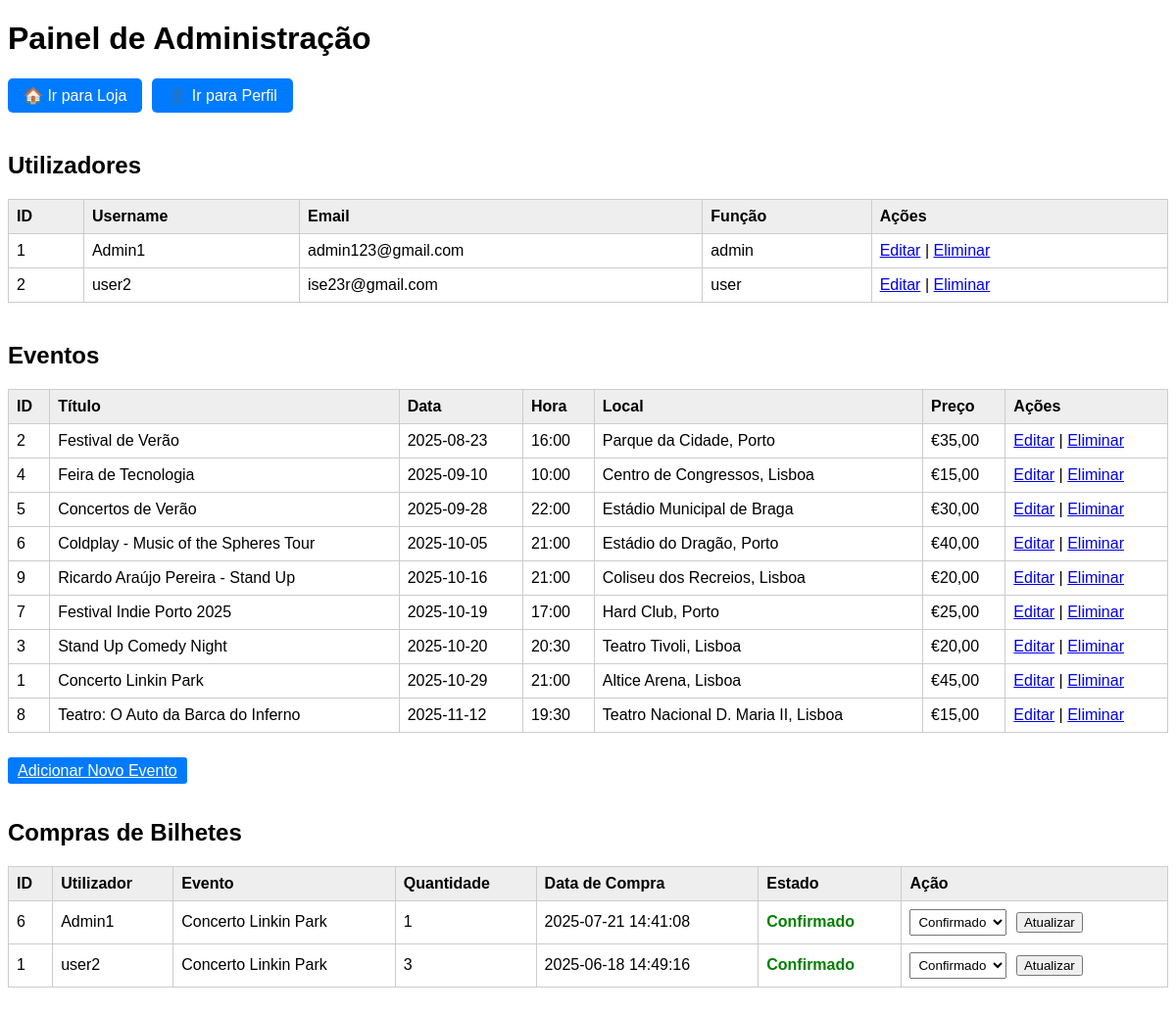
/admin/admin.php (signed in), run on the app's committed database.
### tables this page shows
CREATE TABLE `users` (
  `id` int(11) NOT NULL,
  `username` varchar(100) DEFAULT NULL,
  `email` varchar(100) DEFAULT NULL,
  `password` varchar(255) DEFAULT NULL,
  `role` enum('user','admin') DEFAULT 'user'
);

CREATE TABLE `events` (
  `id` int(11) NOT NULL,
  `titulo` varchar(150) DEFAULT NULL,
  `descricao` text,
  `data` date DEFAULT NULL,
  `hora` time DEFAULT NULL,
  `local` varchar(150) DEFAULT NULL,
  `preco` decimal(10,2) DEFAULT NULL,
  `imagem` varchar(255) DEFAULT NULL,
  `stock` int(11) NOT NULL
);

CREATE TABLE `purchases` (
  `id` int(11) NOT NULL,
  `user_id` int(11) DEFAULT NULL,
  `event_id` int(11) DEFAULT NULL,
  `quantidade` int(11) DEFAULT NULL,
  `data_compra` datetime DEFAULT NULL,
  `estado` enum('Pendente','Confirmado','Cancelado') DEFAULT 'Pendente'
);

### admin/admin.php (the view, shortened to what this page needs)
<?php
include '../config.php';
function fetchUsers($conn) {
    return $conn->query("SELECT * FROM users");
}
function fetchEvents($conn) {
    return $conn->query("SELECT * FROM events ORDER BY data ASC, hora ASC");
}
function fetchPurchases($conn) {
    $sql = "SELECT purchases.id, users.username, events.titulo, purchases.quantidade, purchases.data_compra, purchases.estado
            FROM purchases
            JOIN users ON purchases.user_id = users.id
            JOIN events ON purchases.event_id = events.id
            ORDER BY purchases.data_compra DESC";
    return $conn->query($sql);
}
?>
<!DOCTYPE html>
<html lang="pt">
<head>
    <link rel="stylesheet" href="../css/admin.css">
</head>
<body>
    <h1>Painel de Administração</h1>
    <div style="margin-bottom: 20px; display: flex; gap: 10px;">
        <a href="../index.php" class="btn-navegacao">🏠 Ir para Loja</a>
        <a href="../profile.php" class="btn-navegacao">👤 Ir para Perfil</a>
    </div>
    <h2>Utilizadores</h2>
    <table>
        <tr>
            <th>ID</th>
            <th>Username</th>
            <th>Email</th>
            <th>Função</th>
            <th>Ações</th>
        </tr>
        <?php
        $users = fetchUsers($conn);
        if ($users && $users->num_rows > 0) {
            while ($user = $users->fetch_assoc()) {
                echo "<tr>
                        <td>{$user['id']}</td>
                        <td>" . htmlspecialchars($user['username']) . "</td>
                        <td>" . htmlspecialchars($user['email']) . "</td>
                        <td>" . htmlspecialchars($user['role']) . "</td>
                        <td>
                            <a href='edit_user.php?id={$user['id']}'>Editar</a> |
                            <a href='delete_user.php?id={$user['id']}' onclick=\"return confirm('Tem certeza que deseja eliminar este utilizador?')\">Eliminar</a>
                        </td>
                    </tr>";
            }
        } else {
            echo "<tr><td colspan='5'>Sem utilizadores.</td></tr>";
        }
        ?>
    </table>
    <h2>Eventos</h2>
    <table>
        <tr>
            <th>ID</th>
            <th>Título</th>
            <th>Data</th>
            <th>Hora</th>
            <th>Local</th>
            <th>Preço</th>
            <th>Ações</th>
        </tr>
        <?php
        $events = fetchEvents($conn);
        if ($events && $events->num_rows > 0) {
            while ($event = $events->fetch_assoc()) {
                echo "<tr>
                        <td>{$event['id']}</td>
                        <td>" . htmlspecialchars($event['titulo']) . "</td>
                        <td>" . htmlspecialchars($event['data']) . "</td>
                        <td>" . htmlspecialchars(date('H:i', strtotime($event['hora']))) . "</td>
                        <td>" . htmlspecialchars($event['local']) . "</td>
                        <td>€" . number_format($event['preco'], 2, ',', '.') . "</td>
                        <td>
                            <a href='eventos_editar.php?id={$event['id']}'>Editar</a> |
                            <a href='eventos_deletar.php?id={$event['id']}' onclick=\"return confirm('Tem certeza que deseja remover este evento?')\">Eliminar</a>
                        </td>
                    </tr>";
            }
        } else {
            echo "<tr><td colspan='7'>Sem eventos.</td></tr>";
        }
        ?>
    </table>
    <div style="margin-top: 10px;">
        <a href="eventos_criar.php" class="btn-primary">Adicionar Novo Evento</a>
    </div>
    <h2>Compras de Bilhetes</h2>
    <table>
        <tr>
            <th>ID</th>
            <th>Utilizador</th>
            <th>Evento</th>
            <th>Quantidade</th>
            <th>Data de Compra</th>
            <th>Estado</th>
            <th>Ação</th>
        </tr>
       <?php
$compras = fetchPurchases($conn);
if ($compras && $compras->num_rows > 0) {
    while ($compra = $compras->fetch_assoc()) {
        $classe_estado = '';
        if ($compra['estado'] === 'Pendente') $classe_estado = 'estado-pendente';
        else if ($compra['estado'] === 'Confirmado') $classe_estado = 'estado-confirmado';
        else if ($compra['estado'] === 'Cancelado') $classe_estado = 'estado-cancelado';
        echo "<tr>
                <td>{$compra['id']}</td>
                <td>" . htmlspecialchars($compra['username']) . "</td>
                <td>" . htmlspecialchars($compra['titulo']) . "</td>
                <td>{$compra['quantidade']}</td>
                <td>{$compra['data_compra']}</td>
                <td class='$classe_estado'>{$compra['estado']}</td>
                <td>
                    <form method='post' action='admin.php' style='display:inline-block; margin-right:5px;'>
                        <input type='hidden' name='purchase_id' value='{$compra['id']}'>
                        <select name='estado'>
                            <option value='Pendente'" . ($compra['estado'] === 'Pendente' ? ' selected' : '') . ">Pendente</option>
                            <option value='Confirmado'" . ($compra['estado'] === 'Confirmado' ? ' selected' : '') . ">Confirmado</option>
                            <option value='Cancelado'" . ($compra['estado'] === 'Cancelado' ? ' selected' : '') . ">Cancelado</option>
                        </select>
                        <button type='submit' name='alterar_estado'>Atualizar</button>
                    </form>";
        echo "</td></tr>";
    }
}
?>
    </table>
</body>
</html>

### css/admin.css (style rules this page uses)
body { font-family: Arial, sans-serif; }
table { border-collapse: collapse; width: 100%; margin-bottom: 40px; }
table, th, td { border: 1px solid #333; }
th, td { padding: 10px; text-align: left; }
h2 { margin-top: 40px; }
.estado-confirmado { color: green; font-weight: bold; }
table { border-collapse: collapse; width: 100%; margin-bottom: 30px; }
th, td { border: 1px solid #ccc; padding: 8px; text-align: left; }
th { background-color: #eee; }
form select { padding: 4px; }
form button { margin-left: 5px; }
.btn-primary { padding: 5px 10px; background-color: #007bff; color: white; border: none; border-radius: 3px; cursor: pointer; }
.btn-navegacao { display: inline-block; padding: 8px 16px; background-color: #007bff; color: white; text-decoration: none; border-radius: 5px; transition: background-color 0.3s; }

### data on the page
users: id "1", username "Admin1", email "admin123@gmail.com", role "admin"
users: id "2", username "user2", email "ise23r@gmail.com", role "user"
events: id "2", titulo "Festival de Verão", data "2025-08-23", hora "16:00", local "Parque da Cidade, Porto", preco "35,00"
events: id "4", titulo "Feira de Tecnologia", data "2025-09-10", hora "10:00", local "Centro de Congressos, Lisboa", preco "15,00"
events: id "5", titulo "Concertos de Verão", data "2025-09-28", hora "22:00", local "Estádio Municipal de Braga", preco "30,00"
events: id "6", titulo "Coldplay - Music of the Spheres Tour", data "2025-10-05", hora "21:00", local "Estádio do Dragão, Porto", preco "40,00"
events: id "9", titulo "Ricardo Araújo Pereira - Stand Up", data "2025-10-16", hora "21:00", local "Coliseu dos Recreios, Lisboa", preco "20,00"
events: id "7", titulo "Festival Indie Porto 2025", data "2025-10-19", hora "17:00", local "Hard Club, Porto", preco "25,00"
events: id "3", titulo "Stand Up Comedy Night", data "2025-10-20", hora "20:30", local "Teatro Tivoli, Lisboa", preco "20,00"
events: id "1", titulo "Concerto Linkin Park", data "2025-10-29", hora "21:00", local "Altice Arena, Lisboa", preco "45,00"
events: id "8", titulo "Teatro: O Auto da Barca do Inferno", data "2025-11-12", hora "19:30", local "Teatro Nacional D. Maria II, Lisboa", preco "15,00"
purchases: id "6", user.username "Admin1", event.titulo "Concerto Linkin Park", quantidade "1", data_compra "2025-07-21 14:41:08", estado "Confirmado"
purchases: id "1", user.username "user2", event.titulo "Concerto Linkin Park", quantidade "3", data_compra "2025-06-18 14:49:16", estado "Confirmado"
